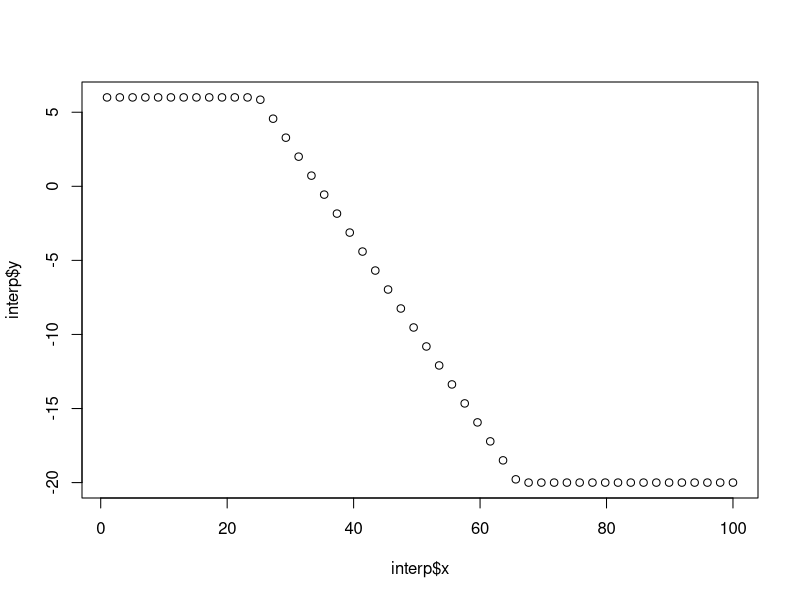

Generate this figure with R:
temp <- -0.5
if (temp < 0.0){
  is_frozen <- TRUE
} else {
  is_frozen <- FALSE
}
is_frozen

vec_temp <- seq(10)  # equivalent to 1:10
temp_sum <- 0        # initialize sum
for (idx in seq(length(vec_temp))){
  temp_sum <- temp_sum + vec_temp[idx]
}
temp_sum


###EXCERSICE-----------------------------------------------
vec<-seq(100)
sum <- 0

for (idx in seq(length(vec))){
  sum <- sum + vec[idx]
}
sum

idx = 1 
while_sum <- 0     
while (idx <= 100){
  while_sum <- while_sum + vec[idx]
  idx = idx + 1
}
while_sum

div_sum<-0
for (idx in seq(length(vec))){
  if(idx%%3==0&idx%%7==0){
    div_sum <- div_sum + vec[idx]
  }
}
cat("The sum of multiples of 3 and 7 within 1-100 is:",div_sum)


mymat <- matrix(c(6, 7, 3, NA, 15, 6, 7, 
                  NA, 9, 12, 6, 11, NA, 3, 
                  9, 4, 7, 3, 21, NA, 6, 
                  rep(NA, 7)),
                nrow = 4, byrow = TRUE)
myvec <- c(8, 4, 12, 9, 15, 6)

idx <- 1
idy <- 1
for (idx in seq(nrow(mymat))){
  for (idy in seq(ncol(mymat))) {
    if(is.na(mymat[idx,idy])){
      mymat[idx,idy]<-max(myvec)
    }
  }
  myvec<-myvec[myvec != max(myvec)]
}

new_vec <- 0
id <- 1
for (id in seq(1:100)) {
  
  if(id>=26&id<=65){
    new_vec[id]<-NA
  }
  else{
    new_vec[id]<- -20
  }
  if(id>=1&id<=25){
    new_vec[id]<-6
  }
}
new_vec

interp<-approx(seq_along(new_vec),new_vec,method='linear')
plot(interp)
